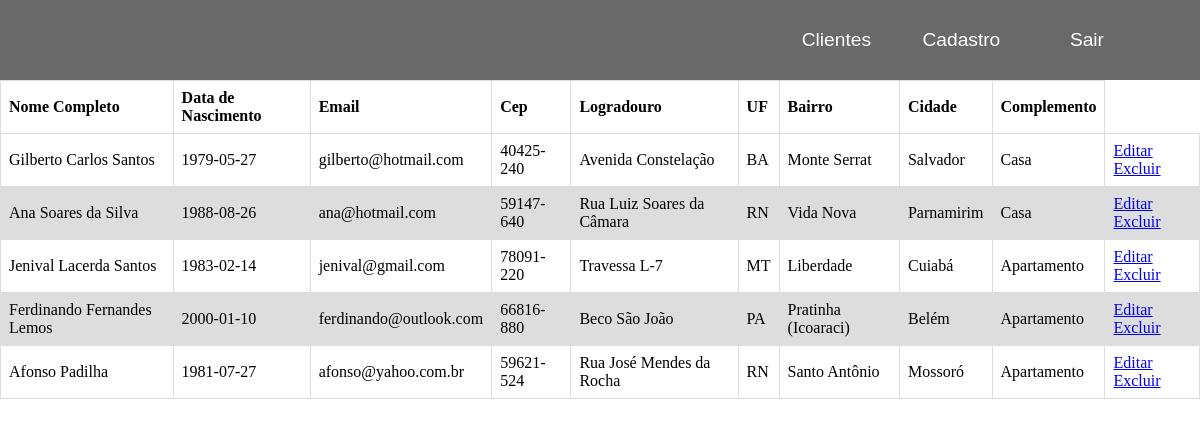
Page /dashboard.php (signed in) on the committed database.
### tables this page shows
CREATE TABLE `clientes` (
  `nomecompleto` varchar(100) NOT NULL,
  `datanasc` varchar(100) NOT NULL,
  `email` varchar(100) NOT NULL,
  `cep` varchar(100) NOT NULL,
  `logradouro` varchar(50) NOT NULL,
  `uf` varchar(10) NOT NULL,
  `bairro` varchar(100) NOT NULL,
  `cidade` varchar(100) NOT NULL,
  `complemento` varchar(100) NOT NULL,
  `id` int(11) NOT NULL
);

### dashboard.php (the view, shortened to what this page needs)
<?php
    if(isset($_SESSION["usuario"]) && is_array($_SESSION["usuario"])){
        $adm  = $_SESSION["usuario"][1];
    }else{
        echo "<script>window.location = 'index.html'</script>";
    }
?>
<html>
    <head>
    <link rel="stylesheet" href="./style/navbar.css">
    <link rel="stylesheet" href="./style/clientlist.css">
    </head>
    <body>
    <nav class="navbar">
        <div class="navbar_container">
            <ul class="navbar_menu">
                <li class="navbar_item">
                    <a href="dashboard.php" class="navbar_links" id="home-page">Clientes</a>
                </li>
                <li class="navbar_item">
                    <a href="cadastro.php" class="navbar_links" id="home-page">Cadastro</a>
                </li>
                <li class="navbar_btn">
                    <a href="./acoes/logout.php" class="button" id="signup">Sair</a>
                </li>
            </ul>
        </div>
    </nav>
        <?php if($adm): ?>
        <div class="table1">
            <table>
                <thead>
                    <tr>
                        <th>Nome Completo</th>
                        <th>Data de Nascimento</th>
                        <th>Email</th>
                        <th>Cep</th>
                        <th>Logradouro</th>
                        <th>UF</th>
                        <th>Bairro</th>
                        <th>Cidade</th>
                        <th>Complemento</th>
                    </tr>
                </thead>
                <tbody>
                    <?php
                        $query = $conexao->prepare("SELECT * FROM clientes");
                        $query->execute();
                        $users = $query->fetchAll(PDO::FETCH_ASSOC);
                        for($i = 0; $i < sizeof($users); $i++):
                            $usuarioAtual = $users[$i];
                    ?>
                    <tr>
                        <td><?php echo $usuarioAtual['nomecompleto']; ?></td>
                        <td><?php echo $usuarioAtual['datanasc']; ?></td>
                        <td><?php echo $usuarioAtual['email']; ?></td>
                        <td><?php echo $usuarioAtual['cep']; ?></td>
                        <td><?php echo $usuarioAtual['logradouro']; ?></td>
                        <td><?php echo $usuarioAtual['uf']; ?></td>
                        <td><?php echo $usuarioAtual['bairro']; ?></td>
                        <td><?php echo $usuarioAtual['cidade']; ?></td>
                        <td><?php echo $usuarioAtual['complemento']; ?></td>
                        <td>
                        <a href="editar.php?id=<?=$usuarioAtual['id'];?>">Editar</a>
                        <a href="excluir.php?id=<?=$usuarioAtual['id'];?>" onclick="return confirm('Tem certeza que deseja excluir')">Excluir</a>
                    </td>
                    </tr>
                    <?php endfor; ?>
                </tbody>
            </table>
        </div>
        <?php endif; ?>
    </body>
</html>

### style/navbar.css (style rules this page uses)
* { box-sizing: border-box; margin: 0; padding: 0; scroll-behavior: smooth; }
.navbar { font-family: 'Kumbh Sans', sans-serif; background-color: #696969; height: 80px; display: flex; justify-content: center; align-items: center; font-size: 1.2rem; position: sticky; top: 0; z-index: 999; }
.navbar_container { display: flex; justify-content: space-between; height: 80px; z-index: 1; width: 100%; max-width: 1300px; margin: 0 auto; padding: 0 50px; }
.navbar_menu { display: flex; align-items: center; list-style: none; }
.navbar_item { height: 80px; }
.navbar_links { color: #fff; display: flex; align-items: center; justify-content: center; width: 125px; text-decoration: none; height: 100%; transition: all 0.3s ease; }
.navbar_btn { display: flex; justify-content: center; align-items: center; padding: 0 1rem; width: 100%; }
.button { display: flex; justify-content: center; align-items: center; text-decoration: none; padding: 10px 30px; color: #fff; }

### style/clientlist.css (style rules this page uses)
* { margin: 0; padding: 0; }
table { border-collapse: collapse; width: 100%; }
td, th { border: 1px solid #dddddd; text-align: left; padding: 8px; }
tr:nth-child(even) { background-color: #dddddd; }

### rows in the picture
clientes: nomecompleto "Gilberto Carlos Santos", datanasc "1979-05-27", email "gilberto@hotmail.com", cep "40425-240", logradouro "Avenida Constelação", uf "BA", bairro "Monte Serrat", cidade "Salvador", complemento "Casa"
clientes: nomecompleto "Ana Soares da Silva", datanasc "1988-08-26", email "ana@hotmail.com", cep "59147-640", logradouro "Rua Luiz Soares da Câmara", uf "RN", bairro "Vida Nova", cidade "Parnamirim", complemento "Casa"
clientes: nomecompleto "Jenival Lacerda Santos", datanasc "1983-02-14", email "jenival@gmail.com", cep "78091-220", logradouro "Travessa L-7", uf "MT", bairro "Liberdade", cidade "Cuiabá", complemento "Apartamento"
clientes: nomecompleto "Ferdinando Fernandes Lemos", datanasc "2000-01-10", email "ferdinando@outlook.com", cep "66816-880", logradouro "Beco São João", uf "PA", bairro "Pratinha (Icoaraci)", cidade "Belém", complemento "Apartamento"
clientes: nomecompleto "Afonso Padilha", datanasc "1981-07-27", email "afonso@yahoo.com.br", cep "59621-524", logradouro "Rua José Mendes da Rocha", uf "RN", bairro "Santo Antônio", cidade "Mossoró", complemento "Apartamento"
